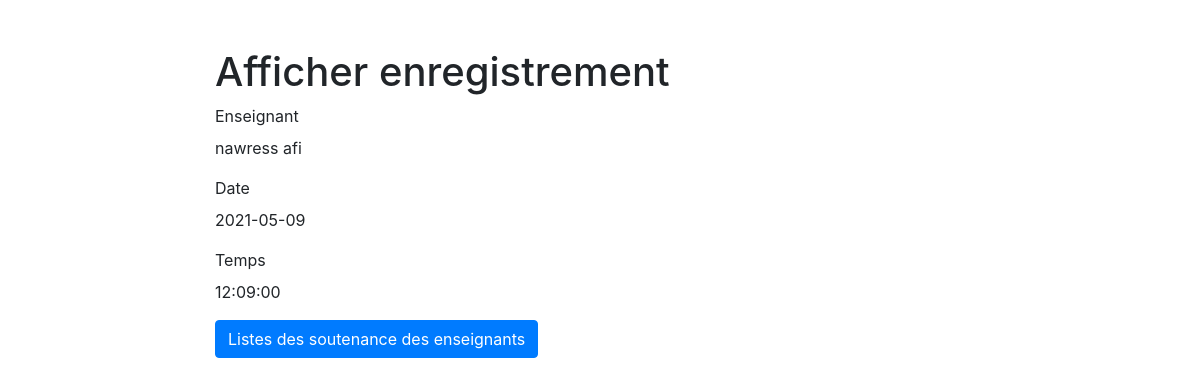
Page /enseignant_soutenance-read.php?id=2 on the committed database.
### tables this page shows
CREATE TABLE IF NOT EXISTS `enseignant_soutenance` (
  `id` int(11) NOT NULL AUTO_INCREMENT,
  `id_enseignant` int(11) NOT NULL,
  `date` date NOT NULL,
  `temps` time NOT NULL,
  PRIMARY KEY (`id`),
  KEY `enseignant_soutenance_ibfk_1` (`id_enseignant`)
);

CREATE TABLE IF NOT EXISTS `utilisateur` (
  `id` int(11) NOT NULL AUTO_INCREMENT,
  `nom` varchar(30) NOT NULL,
  `prenom` varchar(30) NOT NULL,
  `tel` int(30) NOT NULL,
  `email` varchar(50) NOT NULL,
  `adresse` varchar(50) NOT NULL,
  `cin` varchar(10) NOT NULL,
  `login` varchar(30) NOT NULL,
  `pwd` varchar(30) NOT NULL,
  `approuver` int(11) NOT NULL,
  `type` int(11) NOT NULL,
  PRIMARY KEY (`id`),
  UNIQUE KEY `login` (`login`)
);

### function.php (called while the page is built, shortened)
<?php
function getEtudiantName($link, $id)
{
    $nom = '';
    $sql = "SELECT nom,prenom FROM utilisateur WHERE id = $id";
    if ($stmt = mysqli_prepare($link, $sql)) {
        if (mysqli_stmt_execute($stmt)) {
            $result = mysqli_stmt_get_result($stmt);
            if (mysqli_num_rows($result) == 1) {
                $row = mysqli_fetch_array($result, MYSQLI_ASSOC);
                $nom = $row["nom"] . ' ' . $row["prenom"];
            }
        }
    }
    return $nom;
}

### enseignant_soutenance-read.php (the view, shortened to what this page needs)
<?php
if (isset($_GET["id"]) && !empty($_GET["id"])) {
    require_once "config.php";
    require_once "function.php";
    $sql = "SELECT * FROM enseignant_soutenance WHERE id = ?";
    if ($stmt = mysqli_prepare($link, $sql)) {
        $param_id = trim($_GET["id"]);
        if (is_int($param_id)) $__vartype = "i";
        elseif (is_string($param_id)) $__vartype = "s";
        elseif (is_numeric($param_id)) $__vartype = "d";
        else $__vartype = "b";
        mysqli_stmt_bind_param($stmt, $__vartype, $param_id);
        if (mysqli_stmt_execute($stmt)) {
            $result = mysqli_stmt_get_result($stmt);
            if (mysqli_num_rows($result) == 1) {
                $row = mysqli_fetch_array($result, MYSQLI_ASSOC);
            } else {
                header("location: error.php");
                exit();
            }
        } else {
            echo "Oops! Something went wrong. Please try again later.<br>" . $stmt->error;
        }
    }
    $name = getEtudiantName($link, $row["id_enseignant"]);
} else {
    header("location: error.php");
    exit();
}
?>
<!DOCTYPE html>
<html lang="en">
<head>
    <link rel="stylesheet" href="https://stackpath.bootstrapcdn.com/bootstrap/4.5.0/css/bootstrap.min.css">
</head>
<body>
    <section class="pt-5">
        <div class="container-fluid">
            <div class="row">
                <div class="col-md-8 mx-auto">
                    <div class="page-header">
                        <h1>Afficher enregistrement</h1>
                    </div>
                    <div class="form-group">
                        <label>Enseignant</label>
                        <p class="form-control-static"><?php echo $name; ?></p>
                    </div>
                    <div class="form-group">
                        <label>Date</label>
                        <p class="form-control-static"><?php echo $row["date"]; ?></p>
                    </div>
                    <div class="form-group">
                        <label>Temps</label>
                        <p class="form-control-static"><?php echo $row["temps"]; ?></p>
                    </div>
                    <p><a href="enseignant_soutenance-index.php" class="btn btn-primary">Listes des soutenance des enseignants</a></p>
                </div>
            </div>
        </div>
    </section>
</body>
</html>

### rows in the picture
enseignant_soutenance: id_enseignant.prenom "nawress afi", date "2021-05-09", temps "12:09:00"
